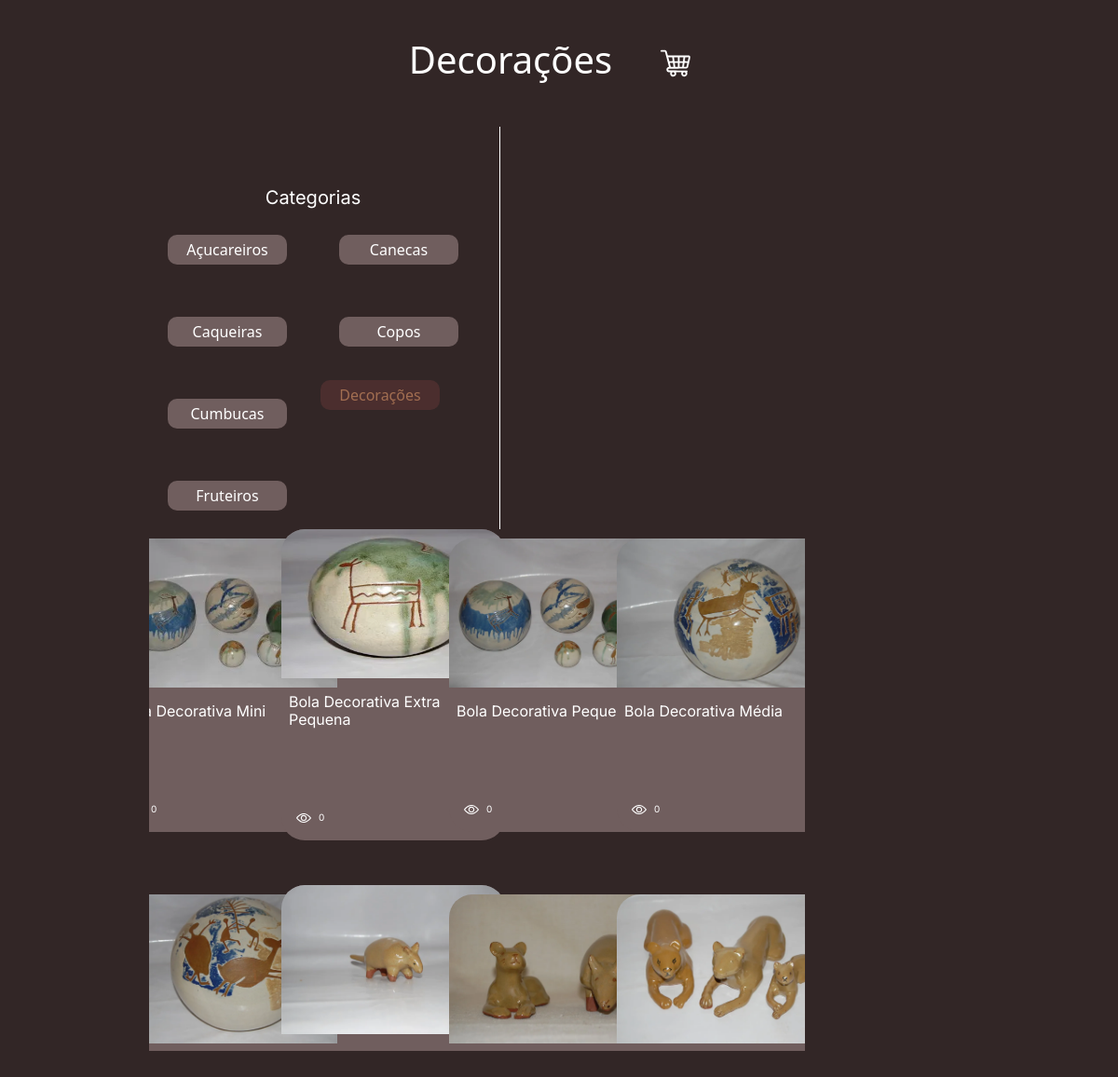
Before: /produtos/33/ with the older database file.
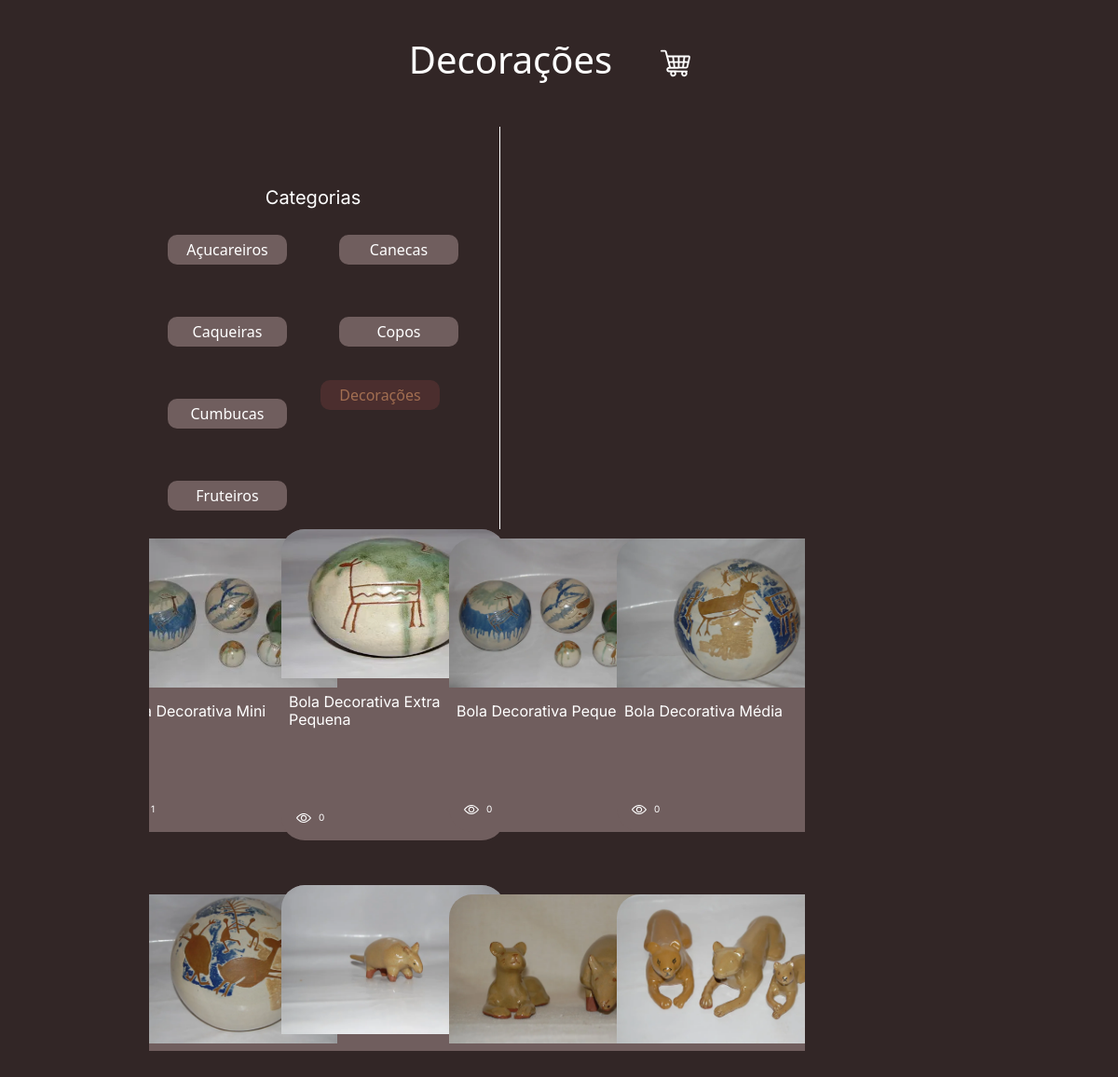
After: the same page with the newer database file.
### gestao/models.py (models this page shows, shortened)
class Category(models.Model):
    name = models.CharField(max_length=100, unique=True)
    photo = models.ImageField(upload_to='categorias_fotos/', blank=False, default='null')

class Product(models.Model):
    name = models.CharField(max_length=200, unique=True)
    code = models.CharField(max_length=50, unique=True)
    size = models.CharField(max_length=255)
    category = models.ForeignKey(
        Category,
        on_delete=models.SET_NULL,
        null=True,
        blank = True,
        )
    views = models.PositiveIntegerField(default=0)
    photos = models.JSONField(default=list, blank=False)

### backend/views.py (the view)
# urls.py: path('produtos/<int:category_id>/', views.produtos, name='produtos'),
def produtos(request, category_id):
    category = get_object_or_404(Category, id=category_id)
    products = Product.objects.filter(category=category).order_by('-views')
    categories = Category.objects.all().order_by('name')
    context = {
        'categories': categories,
        'products': products,
        'category': category,
    }
    return render(request, 'produtos.html', context)

### backend/templates/produtos.html (shortened to what this page needs)
{% extends "base.html" %} {% load static %}
    {% block css %}
    <link
      rel="stylesheet"
      type="text/css"
      href="{% static 'css/styleGaleria.css' %}"
    />
    {% endblock %}
    {% block 'dashboard' %}
    <div class="center">
      <h1 class="cabecalho">{{ category.name }}</h1>
      <a href="{% url 'carrinho' %}">
        <img src="../../media/icon/cart.svg" / class="cart">
      </a>
    </div>
    <div class="category-button-container-horizontal">
      <div>
        <h1 class="category-text-buttons-container">Categorias</h1>
        <div class="category-button-container">
          {% for categoria in categories %} {% if categoria.id == category.id %}
          <button class="category-button-disabled" aria-disabled="true">
            {{ categoria.name }}
          </button>
          {% else %}
          <a href="{% url 'produtos' category_id=categoria.id %}">
            <button class="category-button">{{ categoria.name }}</button>
          </a>
          {% endif %} {% endfor %}
        </div>
      </div>
      <div class="product-container">
        <div class="product-horizontal">
          {% for product in products %}
          <div class="product-vertical">
            <div class="product-card" data-product-id="{{ product.id }}">
              {% if product.photos %}
              <img
                src="../../media/{{ product.photos.0 }}"
                alt="Imagem de {{ product.name }}"
                class="product-photo-card"
              />
              {% else %}
              <p>Sem Imagens</p>
              {% endif %}
              <h3 class="product-text unselectable">{{ product.name }}</h3>
              <div class="views-horizontal">
                <img
                  src="../../media/icon/view.svg"
                  class="view-icon-img unselectable"
                  alt="view icon"
                />
                <h7 class="product-views-text unselectable"
                  >{{ product.views }}</h7
                >
              </div>
            </div>
          </div>
          {% endfor %}
        </div>
      </div>
    </div>
    {% endblock %}

### templates/base.html (shortened to what this page needs)
{% load static %}
<!DOCTYPE html>
<html lang="pt-br">
  <head>
    {% block css %} {% endblock %}
    <link
      rel="stylesheet"
      type="text/css"
      href="{% static 'css/styleGaleria.css' %}"
    />
    <link
      href="https://cdn.jsdelivr.net/npm/bootstrap@5.3.3/dist/css/bootstrap.min.css"
      rel="stylesheet"
    />
    <link rel="stylesheet" href="{% static 'clientes/css/home.css' %}" />
  </head>
  <body class="background">
    {% block 'dashboard' %} {% endblock %}
  </body>
</html>

### templates/static/css/styleGaleria.css (style rules this page uses)
:root { --fundo: #322626; --texto: #ffffff; --texto-hover: #9f8272; --texto-click: #a26e51; --destaque: #3e3131; --botao-off: #705e5e; --botao-hover: #5c4646; --botao-click: #4b2e2e; }
.background { width: 100%; height: 100%; background-color: var(--fundo); }
.cabecalho { text-align: center; color: var(--texto); }
.product-card { background-color: var(--botao-off); border-radius: 25px; display: flex; flex-direction: column; min-height: 15rem; cursor: pointer; }
.product-text { margin-left: 0rem; color: var(--texto); font-family: "Inter"; font-weight: 400; font-size: 16px; width: 100%; max-width: 15rem; text-align: left; padding-left: 0.5rem; padding-right: 0.5rem; text-wrap: wrap; }
.product-views-text { margin-left: -0.5rem; color: var(--texto); font-family: "Inter"; font-weight: 400; font-size: 10px; width: 100%; text-align: left; padding-left: 1rem; text-wrap: wrap; }
.views-horizontal { display: flex; flex-direction: row; flex-wrap: nowrap; gap: 0rem; padding-left: 1rem; padding-top: 5rem; padding-bottom: 1rem; }
.view-icon-img { width: 1rem; fill: var(--texto); filter: invert(100%) sepia(100%) saturate(0%) hue-rotate(288deg) brightness(102%) contrast(102%); }
.product-photo-card { height: 10rem; width: 15rem; max-width: 15rem; margin-bottom: 1rem; border-radius: 25px 25px 0 0; z-index: 0; }
.product-container { width: 80%; height: 35rem; overflow: scroll; }
.product-horizontal { display: grid; grid-template-columns: repeat(auto-fill, minmax(calc(25% - 1rem), 1fr)); gap: 1rem; row-gap: 3rem; padding-left: 0em; padding-right: 0rem; margin-top: 0; min-width: 100%; width: 100%; justify-content: start; }
.product-vertical { display: flex; flex-direction: column; box-sizing: border-box; align-items: center; justify-content: center; margin-left: 0rem; }
.category-text-buttons-container { font-family: "Inter"; font-style: regular; font-weight: 400; font-size: 20px; color: var(--texto); padding-top: 4rem; }
.category-button-container-horizontal { display: flex; flex-direction: row; flex-wrap: wrap; gap: 0rem; padding-left: 10rem; padding-right: 10rem; margin-top: 2rem; height: auto; text-align: center; }
.category-button-container { display: grid; grid-template-columns: repeat(2, 1fr); gap: 1rem; width: auto; height: fit-content; }
.category-button { width: 8rem; height: 2rem; font-size: 1rem; border: none; border-radius: 4px; background-color: var(--botao-off); color: var(--texto); cursor: pointer; border-radius: 10px; }
.category-button-disabled { width: 8rem; height: 2rem; font-size: 1rem; border: none; border-radius: 4px; background-color: var(--botao-click); color: var(--texto-click); border-radius: 10px; cursor: default; pointer-events: none; }
.cart { width: 100%; }
.unselectable { user-select: none; }
.center { align-content: center !important; align-items: center; align-self: center; justify-content: center !important; display: flex; margin-top: 2rem; gap: 2rem; }
.cart { width: 2rem; right: 5rem; filter: invert(100%) sepia(100%) saturate(0%) hue-rotate(288deg) brightness(102%) contrast(102%); cursor: pointer; }

### static/css/home.css (style rules this page uses)
h1 { text-align: center; }
a { color: white; text-decoration: none; padding: 20px; }

Changed rows visible on the page:
changed Product "Bola Decorativa Mini": views "0" → "1"
